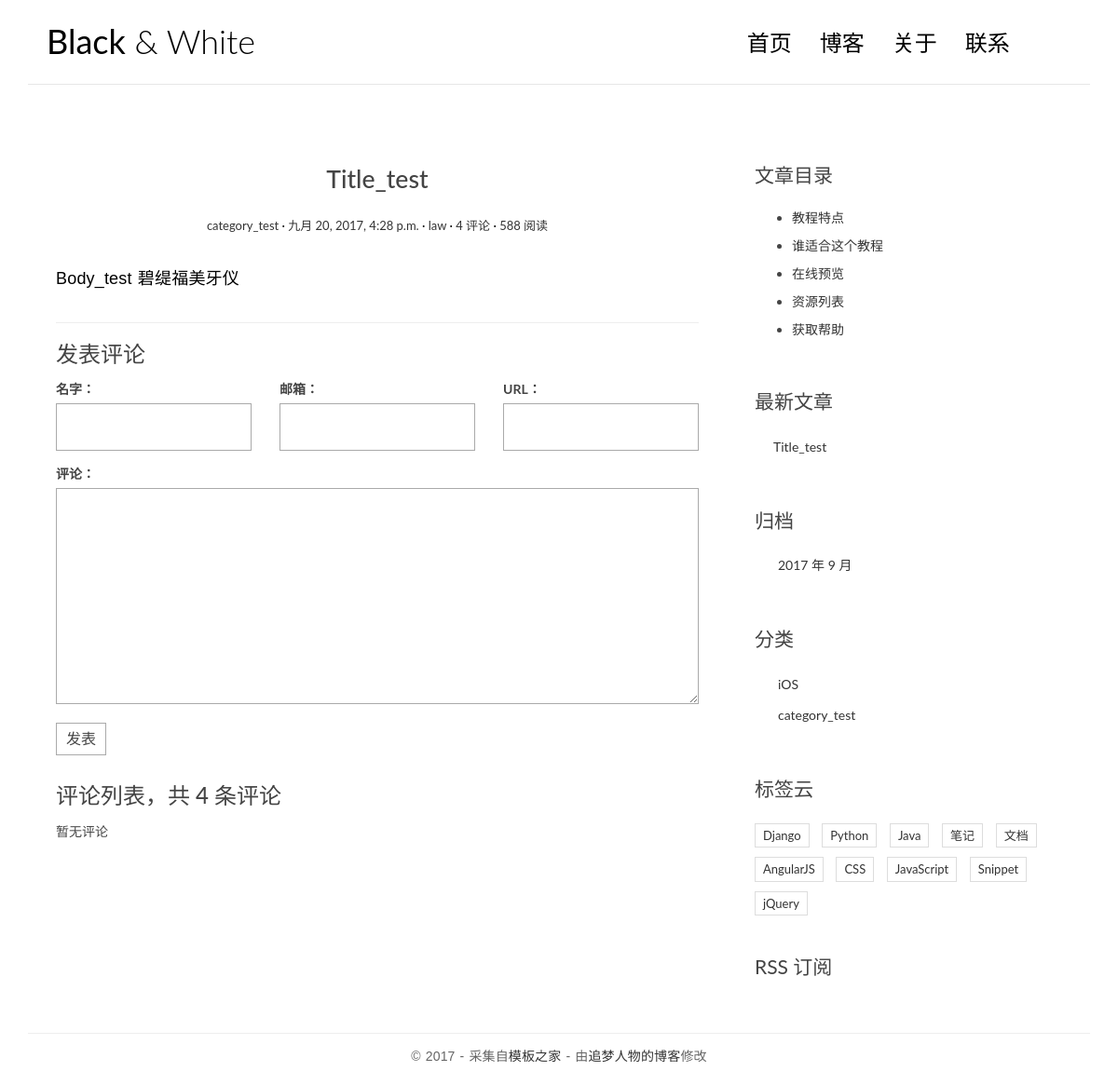
/post/1/, run on an earlier commit of the app's database.
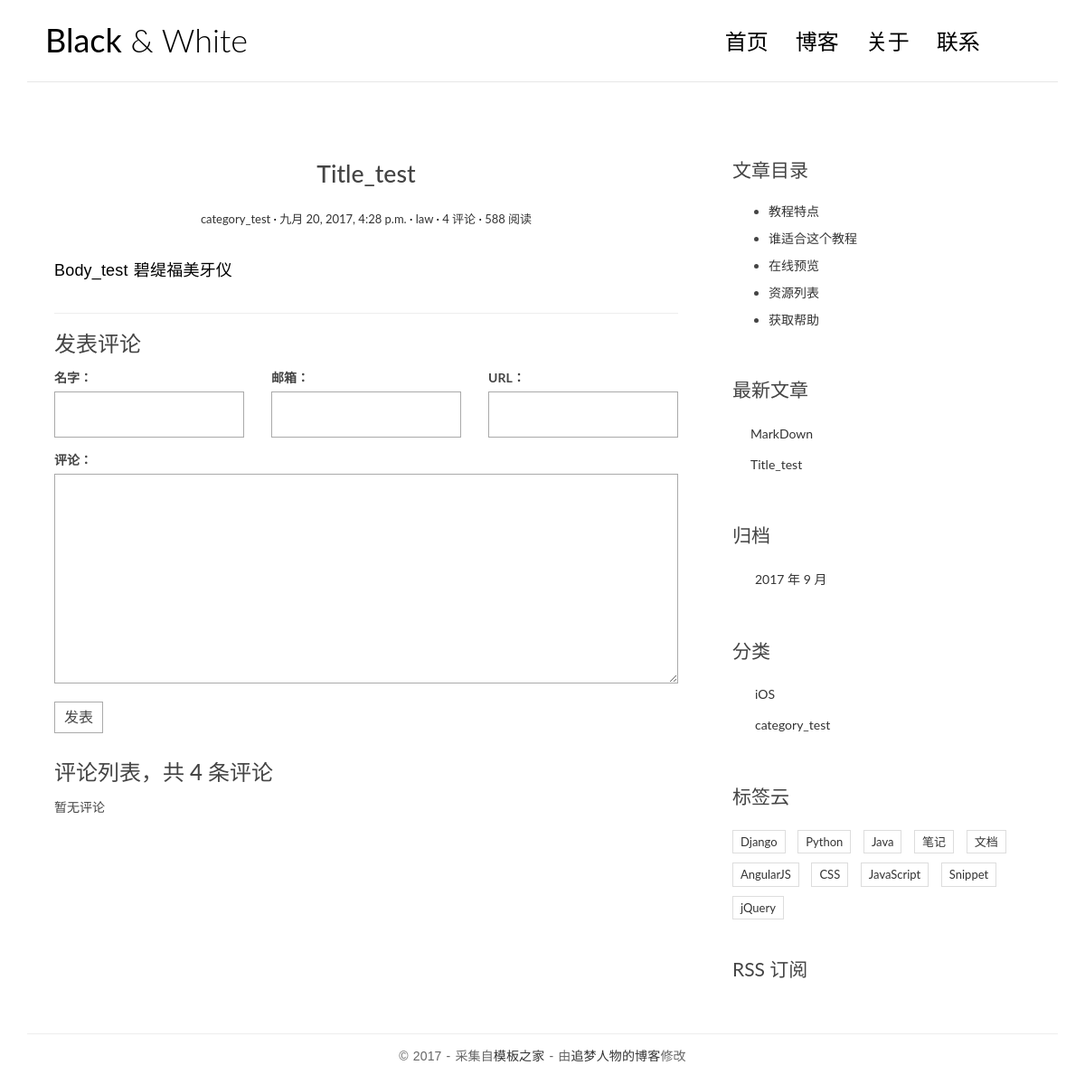
And on a later commit of the database.
### lawBlog/models.py (models this page shows, shortened)
class Post(models.Model):
    title = models.CharField(max_length=70)
    body = models.TextField()
    created_time = models.DateTimeField()
    modified_time = models.DateTimeField()
    excerpt = models.CharField(max_length=200, blank=True)
    category = models.ForeignKey(Category)
    tags = models.ManyToManyField(Tag, blank=True)
    author = models.ForeignKey(User)
    def get_absolute_url(self):
        return reverse('lawBlog:detail', kwargs={'pk': self.pk})

class Category(models.Model):
    name = models.CharField(max_length=100)

### lawBlog/views.py (the view)
# urls.py: url(r'^post/(?P<pk>[0-9]+)/$', views.detail, name='detail'),
def detail(request, pk):
    post = get_object_or_404(Post, pk=pk)
    post.body = markdown.markdown(post.body,
                                  extensions=[
                                      'markdown.extensions.extra',
                                      'markdown.extensions.codehilite',
                                      'markdown.extensions.toc',
                                  ])
    form = CommentForm()
    comment_list = post.comment_set.all()
    context = {'post': post,
               'form': form,
               'comment_list': comment_list
               }
    return render(request, 'lawBlog/detail.html', context=context)

### comments/forms.py
class CommentForm(forms.ModelForm):
    class Meta:
        model = Comment
        fields = ['name', 'email', 'url', 'text']

### lawBlog/templatetags/blog_tags.py (called while the page is built)
@register.simple_tag
def get_recent_posts(num=5):
    return Post.objects.all().order_by('-created_time')[:num]

@register.simple_tag
def archives():
    return Post.objects.dates('created_time', 'month', order='DESC')

@register.simple_tag
def get_categories():
    return Category.objects.all()

### templates/lawBlog/detail.html (shortened to what this page needs)
{% extends 'base.html' %}
{% block main %}
    <article class="post post-{{ post.pk }}">
        <header class="entry-header">
            <h1 class="entry-title">{{ post.title }}</h1>
            <div class="entry-meta">
                <span class="post-category"><a href="#">{{ post.category.name }}</a></span>
                <span class="post-date"><a href="#"><time class="entry-date"
                                                datetime="{{ post.created_time }}">{{ post.created_time }}</time></a></span>
                <span class="post-author"><a href="#">{{ post.author }}</a></span>
                <span class="comments-link"><a href="#">4 评论</a></span>
                <span class="views-count"><a href="#">588 阅读</a></span>
            </div>
        </header>
        <div class="entry-content clearfix">
        {{ post.body|safe }}
        </div>
    </article>
    <section class="comment-area" id="comment-area">
        <hr>
        <h3>发表评论</h3>
        <form action="{% url 'comments:post_comment' post.pk %}" method="post" class="comment-form">
            <div class="row">
                <div class="col-md-4">
                    <label for="{{ form.name.id_for_label }}">名字：</label>
                    {{ form.name }}
                </div>
                <div class="col-md-4">
                    <label for="{{ form.email.id_for_label }}">邮箱：</label>
                    {{ form.email }}
                </div>
                <div class="col-md-4">
                    <label for="{{ form.url.id_for_label }}">URL：</label>
                    {{ form.url }}
                </div>
                <div class="col-md-12">
                    <label for="{{ form.text.id_for_label }}">评论：</label>
                    {{ form.text }}
                    <button type="submit" class="comment-btn">发表</button>
                </div>
            </div>
        </form>
        <div class="comment-list-panel">
            <h3>评论列表，共 <span>4</span> 条评论</h3>
            <ul class="comment-list list-unstyled">
                {% for comment in comment_list %}
                    <li class="comment-item">
                        <span class="nickname">{{ comment.name }}</span>
                        <time class="submit-date"
                              datetime="{{ comment.created_time }}">{{ comment.created_time }}</time>
                        <div class="text">
                            {{ comment.text }}
                        </div>
                    </li>
                {% empty %}
                    暂无评论
                {% endfor %}
            </ul>
        </div>
    </section>
{% endblock main %}
{% block toc %}
    <div class="widget widget-content">
        <h3 class="widget-title">文章目录</h3>
        <ul>
            <li>
                <a href="#">教程特点</a>
            </li>
            <li>
                <a href="#">谁适合这个教程</a>
            </li>
            <li>
                <a href="#">在线预览</a>
            </li>
            <li>
                <a href="#">资源列表</a>
            </li>
            <li>
                <a href="#">获取帮助</a>
            </li>
        </ul>
    </div>
{% endblock toc %}

### templates/base.html (shortened to what the changed rows need)
{% load staticfiles %}
{% load blog_tags %}
<!DOCTYPE html>
<html>
<head>
    <link rel="stylesheet" href="http://code.ionicframework.com/ionicons/2.0.1/css/ionicons.min.css">
    <link rel="stylesheet" href="{% static 'lawBlog/css/bootstrap.min.css' %}">
    <link rel="stylesheet" href="{% static 'lawBlog/css/pace.css' %}">
    <link rel="stylesheet" href="{% static 'lawBlog/css/custom.css' %}">
    <link rel="stylesheet" href="{% static 'lawBlog/css/highlights/github.css' %}">
</head>
<body>
<div class="container">
    <header id="site-header">
        <div class="row">
            <div class="col-md-4 col-sm-5 col-xs-8">
                <div class="logo">
                    <h1><a href="index.html"><b>Black</b> &amp; White</a></h1>
                </div>
            </div>
        </div>
    </header>
</div>
<div class="content-body">
    <div class="container">
        <div class="row">
            <main class="col-md-8">
                {% block main %}
                {% endblock main %}
            </main>
            <aside class="col-md-4">
                <div class="widget widget-recent-posts">
                    {% get_recent_posts as recent_post_list %}
                    <ul>
                        {% for post in recent_post_list %}
                            <li>
                                <a href="{{ post.get_absolute_url }}">{{ post.title }}</a>
                            </li>
                        {% empty %}
                            暂无文章！
                        {% endfor %}
                    </ul>
                </div>
                <div class="widget widget-archives">
                    {% archives as date_list %}
                    <ul>
                        {% for date in date_list %}
                            <li>
                                 <a href="{% url 'lawBlog:archives' date.year date.month %}">
                                    {{ date.year }} 年 {{ date.month }} 月
                                 </a>
                            </li>
                        {% empty %}
                            暂无归档！
                        {% endfor %}
                    </ul>
                </div>
                <div class="widget widget-category">
                    {% get_categories as category_list %}
                    <ul>
                        {% for category in category_list %}
                            <li>
                                <a href="{% url 'lawBlog:category' category.pk %}">{{ category.name }}</a>
                            </li>
                        {% empty %}
                            暂无分类！
                        {% endfor %}
                    </ul>
                </div>
        </div>
    </div>
</div>
</body>
</html>

What changed in the data, as far as the page shows it:
added Post: title "MarkDown"
